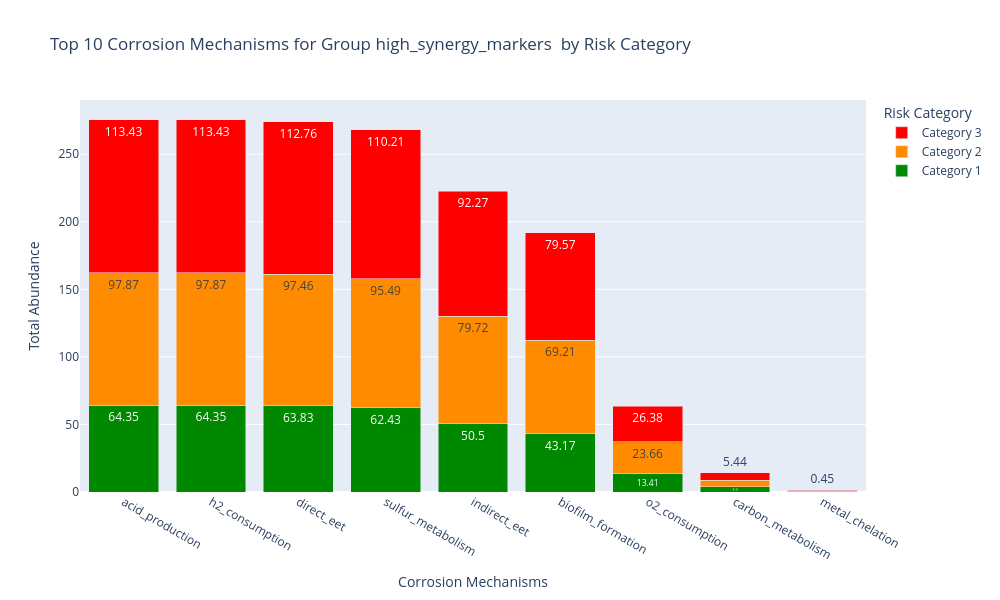

Notebook code cell kept with this figure:
### Markdown cell above
## 3.6 Mechanism Distribution across Risk Category

### Code cell
def plot_mechanism_distribution(prioritized_markers, name):
    """
    Creates stacked bar charts showing mechanism distribution across risk categories.
    """
    # Define colors and categories
    category_colors = {
        1: '#008800',  # Dark green - Normal Operation
        2: '#FF8C00',  # Dark orange - Early Warning
        3: '#FF0000'   # Red - System Failure
    }

    categories_labels = {
        1: 'Normal Operation',
        2: 'Early Warning',
        3: 'System Failure'
    }

    # Process mechanism data
    mech_data = []

    for _, row in prioritized_markers.iterrows():
        if isinstance(row['corrosion_mechanisms'], str) and row['corrosion_mechanisms']:
            mechanisms = [m.strip() for m in row['corrosion_mechanisms'].split(';')]
            for mech in mechanisms:
                mech_data.append({
                    'corrosion_mechanisms': mech,
                    'Category 1': row['mean_cat1'],
                    'Category 2': row['mean_cat2'],
                    'Category 3': row['mean_cat3']
                })

    # Convert to DataFrame
    mech_df = pd.DataFrame(mech_data)

    # Group by mechanism
    grouped = mech_df.groupby('corrosion_mechanisms').agg({
        'Category 1': 'sum',
        'Category 2': 'sum',
        'Category 3': 'sum'
    }).reset_index()

    # Calculate total abundance and sort
    grouped['total'] = grouped['Category 1'] + grouped['Category 2'] + grouped['Category 3']
    grouped = grouped.sort_values('total', ascending=False).head(10)

    # Prepare data for stacked bar chart
    data = []

    for category, color in zip(['Category 1', 'Category 2', 'Category 3'], category_colors.values()):
        data.append(
            go.Bar(
                name=category,
                x=grouped['corrosion_mechanisms'],
                y=grouped[category],
                text=grouped[category].round(2),
                textposition='auto',
                marker_color=color
            )
        )

    # Create figure
    fig = go.Figure(data=data)

    # Update layout
    fig.update_layout(
        barmode='stack',
        title=f"Top 10 Corrosion Mechanisms for Group {name} by Risk Category",
        xaxis_title='Corrosion Mechanisms',
        yaxis_title='Total Abundance',
        legend_title='Risk Category',
        hovermode='x',
        height=600,
        width=1000
    )

    return fig
    plt.show()

plot_mechanism_distribution(high_synergy_markers , "high_synergy_markers ")

### Figure 1 — Plotly figure (JSON) as saved in the notebook; plotly's stock layout.template omitted (floating-point values rounded to 4 significant figures)
{"data": [{"marker": {"color": "#008800"}, "name": "Category 1", "text": [64.35, 64.35, 63.83, 62.43, 50.5, 43.17, 13.41, 3.9, 0.36], "textposition": "auto", "type": "bar", "x": ["acid_production", "h2_consumption", "direct_eet", "sulfur_metabolism", "indirect_eet", "biofilm_formation", "o2_consumption", "carbon_metabolism", "metal_chelation"], "y": [64.35, 64.35, 63.83, 62.43, 50.5, 43.17, 13.41, 3.896, 0.3554]}, {"marker": {"color": "#FF8C00"}, "name": "Category 2", "text": [97.87, 97.87, 97.46, 95.49, 79.72, 69.21, 23.66, 4.93, 0.64], "textposition": "auto", "type": "bar", "x": ["acid_production", "h2_consumption", "direct_eet", "sulfur_metabolism", "indirect_eet", "biofilm_formation", "o2_consumption", "carbon_metabolism", "metal_chelation"], "y": [97.87, 97.87, 97.46, 95.49, 79.72, 69.21, 23.66, 4.931, 0.6427]}, {"marker": {"color": "#FF0000"}, "name": "Category 3", "text": [113.4, 113.4, 112.8, 110.2, 92.27, 79.57, 26.38, 5.44, 0.45], "textposition": "auto", "type": "bar", "x": ["acid_production", "h2_consumption", "direct_eet", "sulfur_metabolism", "indirect_eet", "biofilm_formation", "o2_consumption", "carbon_metabolism", "metal_chelation"], "y": [113.4, 113.4, 112.8, 110.2, 92.27, 79.57, 26.38, 5.441, 0.4464]}], "layout": {"barmode": "stack", "height": 600, "hovermode": "x", "legend": {"title": {"text": "Risk Category"}}, "title": {"text": "Top 10 Corrosion Mechanisms for Group high_synergy_markers  by Risk Category"}, "width": 1000, "xaxis": {"title": {"text": "Corrosion Mechanisms"}}, "yaxis": {"title": {"text": "Total Abundance"}}}}
